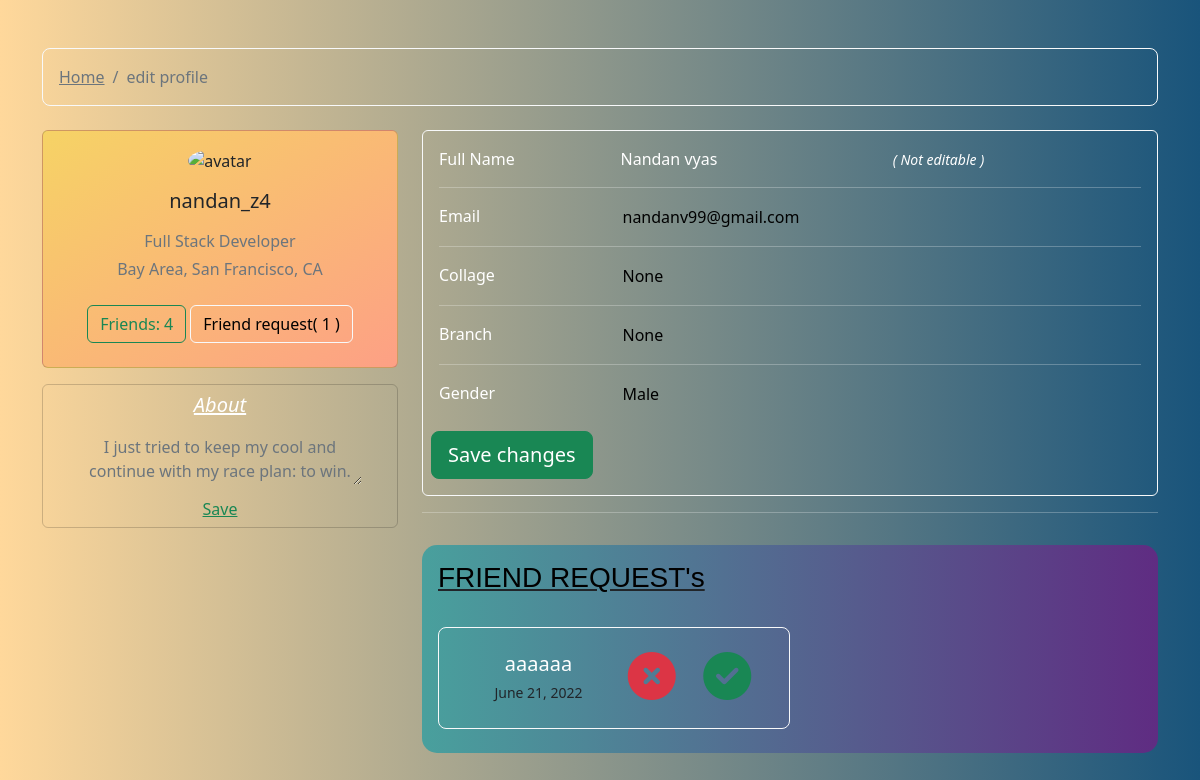
The page /editprofile (signed in) on the database its author committed.
### Frnz_Accounts/models.py (models this page shows, shortened)
class user_profile(models.Model):
    user=models.OneToOneField(User,on_delete=models.CASCADE,default=0)
    id = models.AutoField(primary_key=True)
    image = models.ImageField(upload_to ='expimg/',null=True,blank=True)
    fullname = models.CharField(max_length=200,null=True,blank=True)
    gender = models.CharField(max_length=10,null=True,blank=True)
    branch = models.CharField(max_length=20,null=True,blank=True)
    interests = models.ManyToManyField(Interset,null=True,blank=True)
    want_synergy=models.BooleanField(blank=True, null=True)
    collage=models.CharField(max_length=200,blank=True, null=True)
    about = models.CharField(max_length=2000,blank=True, null=True)
    friends=models.ManyToManyField("self",related_name="friends")
    @staticmethod
    def getUserProfileByUserId(user):
        userProfileobj = user_profile.objects.get(user = user)
        return userProfileobj

class Friend_request(models.Model):
    id = models.AutoField(primary_key=True)
    sender_user=models.ForeignKey(user_profile,on_delete=models.CASCADE,related_name="sender")
    receiver_user=models.ForeignKey(user_profile,on_delete=models.CASCADE,related_name="receiver")
    timestamp=models.DateField(default=datetime.datetime.now())
    status=models.BooleanField(default=False)
    @staticmethod
    def getReceiverFriendRequest(user):
        return Friend_request.objects.filter(receiver_user=user)

### Frnz_Accounts/views.py (the view)
# urls.py: path('editprofile',views.edit_profile,name="editprofile"),
@login_required(login_url='/login')
def edit_profile(request):
    user1=user_profile.getUserProfileByUserId(request.user)
    get_user=User.objects.get(username__contains=request.user)
    print(user1.user.email)
    friend_req=Friend_request.getReceiverFriendRequest(user1)
    total_friends=user1.friends.all()
    friendlist=[]
    for i in friend_req:
        if(i.status==False):
            friendlist.append(i)
    param={ 'data':user1,
            'user':get_user,
            'friendscount':len(friendlist),
            'friends_req':friendlist,
            'total_friends':len(total_friends)}
    return render(request,"user_personal/edit_profile.html",param)

### templates/user_personal/edit_profile.html (shortened to what this page needs)
<!doctype html>
<html lang="en">
  <head>
    {% load static %}
    <link rel="stylesheet" href="{% static 'css/profile_page.css' %}">
    <link rel="stylesheet" href="https://cdnjs.cloudflare.com/ajax/libs/font-awesome/6.1.1/css/all.min.css" />
    <link rel="stylesheet" href="https://cdn.jsdelivr.net/npm/bootstrap@5.2.0-beta1/dist/css/bootstrap.min.css">
  </head>
  <body style="background: #ffd89b;  /* fallback for old browsers */
  background: -webkit-linear-gradient(to right,#ffd89b , #19547b);
  background: linear-gradient(to right,#ffd89b , #19547b); ">
    <div class="">
        <div class="container py-5">
          <div class="row">
            <div class="col">
              <nav aria-label="breadcrumb" class="bg-transparent rounded-3 p-3 mb-4 border border-light">
                <ol class="breadcrumb mb-0">
                  <li class="breadcrumb-item"><a class="text-muted" href="/">Home</a></li>
                  <li class="breadcrumb-item  text-muted" aria-current="page">edit profile</li>
                </ol>
              </nav>
            </div>
          </div>
          <div class="row">
            <div class="col-lg-4">
              <div class="card gradient-custom mb-3">
                <div class="card-body text-center">
                  <img src="https://mdbcdn.b-cdn.net/img/Photos/new-templates/bootstrap-chat/ava3.webp" alt="avatar"
                    class="rounded-circle img-fluid" style="width: 150px;">
                  <h5 class="my-3">{{ data.user.username }}</h5>
                  <p class="text-muted mb-1">Full Stack Developer</p>
                  <p class="text-muted mb-4">Bay Area, San Francisco, CA</p>
                  <div class="d-flex justify-content-center mb-2">
                    <button type="button" class="btn btn-transparent btn-outline-success">Friends: {{ total_friends }}</button>
                    <button type="button" class="btn btn-outline-light text-black ms-1">Friend request( {{ friendscount }} )</button>
                  </div>
                </div>
              </div>
              <div class="card mb-4 mb-lg-0 bg-transparent">
                <div class="card-body p-0">
                  <div class="row ">
                    <div class="col-md-12">
                      <h5 class="text-white text-center p-2" style="font-style: italic;"><u>About</u></h5>
                    </div>
                    <div class="col-12 text-center">
                      <textarea type="text" class="bg-transparent  text-center border-0 text-muted"
                       style="width:80%;" >{{data.about}}</textarea>
                    </div>
                    <button class=" btn btn-success bg-transparent text-success border-0" style="right:0px;"><u>Save</u></button>
                  </div>
                </div>
              </div>
            </div>
            <div class="col-lg-8">
              <div class="card mb-2 bg-transparent border-light ">
                <div class="card-body">
                  <div class="row">
                    <div class="col-sm-3">
                      <p class="mb-0 text-white">Full Name</p>
                    </div>
                    <div class="col-sm-9">
                      <div class="row ">
                        <div class="col-6">
                          <p class="text-white mb-0">{{ data.fullname }}</p>
                        </div>
                        <div class="col-6">
                          <small class="p-0 text-white" style="font-style:italic;">( Not editable )</small>
                        </div>
                      </div>
                    </div>
                  </div>
                  <hr class="text-white">
                  <div class="row">
                    <div class="col-sm-3">
                      <p class="mb-0 text-white">Email</p>
                    </div>
                    <div class="col-sm-9">
                      <input class="bg-transparent border-0" type="email" value="{{ user.email }}">
                    </div>
                  </div>
                  <hr class="text-white">
                  <div class="row">
                    <div class="col-sm-3">
                      <p class="mb-0 text-white">Collage</p>
                    </div>
                    <div class="col-sm-9">
                      <input class="bg-transparent border-0" type="email" value="{{ data.collage }}">
                    </div>
                  </div>
                  <hr class="text-white">
                  <div class="row">
                    <div class="col-sm-3">
                      <p class="mb-0 text-white">Branch</p>
                    </div>
                    <div class="col-sm-9">
                      <input class="bg-transparent border-0" type="email" value="{{ data.branch }}">
                    </div>
                  </div>
                  <hr class="text-white">
                  <div class="row">
                    <div class="col-sm-3">
                      <p class="mb-0 text-white">Gender</p>
                    </div>
                    <div class="col-sm-9">
                      <input class="bg-transparent border-0" type="gender" name="gender" value="{{ data.gender }}">
                    </div>
                  </div>
                </div>
                <div class="row mb-2">
                  <div class="col">
                    <button type="submit" class="btn btn-success btn-lg m-2 "> Save changes</button>
                  </div>
                </div>
              </div>
              {% if friendscount != 0 %}
              <hr class="text-white">
              <div class="row mt-0">
                <div class="col-md-12 mt-0">
                  <div class="card mb-4 mb-md-0 bg-transparent border-0">
                    <div class="card-body my-3" style="background: #5f2c82;  /* fallback for old browsers */
                    background: -webkit-linear-gradient(to right, #49a09d, #5f2c82);  /* Chrome 10-25, Safari 5.1-6 */
                    background: linear-gradient(to right, #49a09d, #5f2c82);border-radius: 15px;
                    ">
                      <u><h3 class="mb-4 text-black" style="font-family:'Trebuchet MS', 'Lucida Sans Unicode', 'Lucida Grande', 'Lucida Sans', Arial, sans-serif;">FRIEND REQUEST's </h3></u>
                      <div class="row p-0 m-0">
                        {% for i in friends_req %}
                        <div class="col-md-6 text-center border border-light rounded-3 p-3 my-2  ">
                          <div class="row py-2 mx-2">
                            <div class="col-6">
                              <div class="row">
                                <div class="col-12">
                                  <h5 class="mb-1 text-white" >{{ i.sender_user.user.username }}</h5>
                                </div>
                                <div class="col-12">
                                  <small>{{ i.timestamp }}</small>
                                </div>
                              </div>
                            </div>
                            <div class="col-3">
                              <a class="" href="/declinereq/{{ i.sender_user.id }}"><i class="fa-solid fa-circle-xmark fa-3x text-danger"></i></a>
                            </div>
                            <div class="col-3">
                              <a class="" href="/acceptreq/{{ i.sender_user.id }}"><i class="fas fa-circle-check fa-3x text-success"></i></a>
                            </div>
                          </div>
                        </div>
                        {% endfor %}
                      </div>
                    </div>
                  </div>
                </div>
              </div>
              {% endif %}
            </div>
          </div>
        </div>
      </div>
  </body>
</html>

### static/css/profile_page.css (style rules this page uses)
.gradient-custom { background: #f6d365; background: -webkit-linear-gradient(to right bottom, rgba(246, 211, 101, 1), rgba(253, 160, 133, 1)); background: linear-gradient(to right bottom, rgba(246, 211, 101, 1), rgba(253, 160, 133, 1)) }

### rows shown on the page
user_profile: user.username "nandan_z4", about "I just tried to keep my cool and continue with my race plan: to win.", fullname "Nandan vyas", collage "None", branch "None", gender "Male"
Friend_request: sender_user.user.username "aaaaaa", timestamp "June 21, 2022"

### other values the page prints
{{ total_friends }} "4"
{{ friendscount }} "1"
